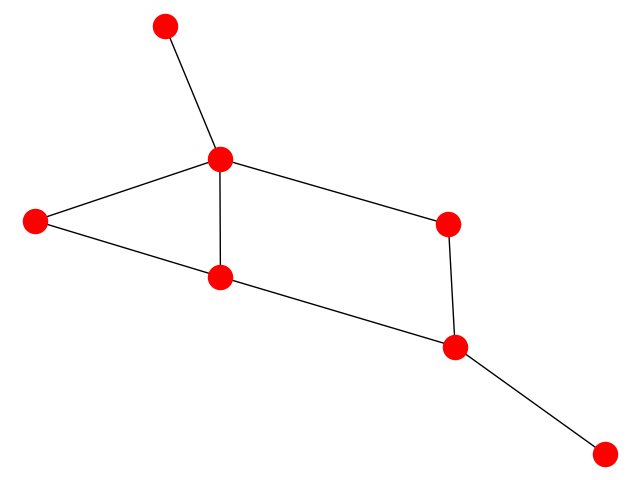

Reproduce this figure in Python.
#!/usr/bin/env python3

import networkx as nx
import matplotlib.pyplot as plt

G=nx.Graph()
G.add_node("a")
G.add_nodes_from(["b","c"])

G.add_edge(1,2)
edge = ("d", "e")
G.add_edge(*edge)
edge = ("a", "b")
G.add_edge(*edge)

print("Nodes of graph: ")
print(G.nodes())
print("Edges of graph: ")
print(G.edges())

# adding a list of edges:
G.add_edges_from([("a","c"),("c","d"), ("a",1), (1,"d"), ("a",2)])

nx.draw(G)
plt.savefig("basic_network.png") # save as png
plt.show() # display